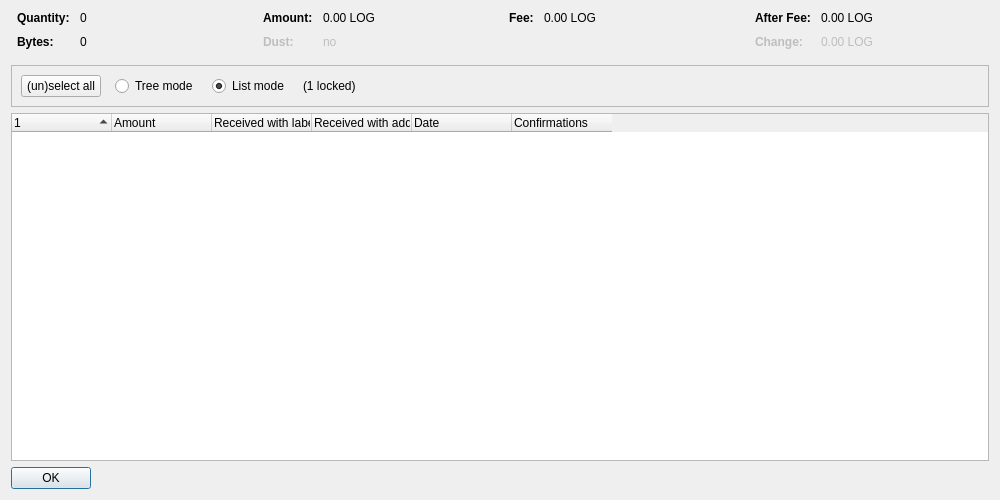
<?xml version="1.0" encoding="UTF-8"?>
<ui version="4.0">
 <class>CoinControlDialog</class>
 <widget class="QDialog" name="CoinControlDialog">
  <property name="geometry">
   <rect>
    <x>0</x>
    <y>0</y>
    <width>1000</width>
    <height>500</height>
   </rect>
  </property>
  <property name="windowTitle">
   <string>Coin Selection</string>
  </property>
  <layout class="QVBoxLayout" name="verticalLayout">
   <item>
    <layout class="QHBoxLayout" name="horizontalLayoutTop" stretch="0,0,0,0">
     <property name="topMargin">
      <number>0</number>
     </property>
     <property name="bottomMargin">
      <number>10</number>
     </property>
     <item>
      <layout class="QFormLayout" name="formLayoutCoinControl1">
       <property name="horizontalSpacing">
        <number>10</number>
       </property>
       <property name="verticalSpacing">
        <number>10</number>
       </property>
       <property name="leftMargin">
        <number>6</number>
       </property>
       <property name="rightMargin">
        <number>6</number>
       </property>
       <item row="0" column="0">
        <widget class="QLabel" name="labelCoinControlQuantityText">
         <property name="font">
          <font>
           <weight>75</weight>
           <bold>true</bold>
          </font>
         </property>
         <property name="text">
          <string>Quantity:</string>
         </property>
        </widget>
       </item>
       <item row="0" column="1">
        <widget class="QLabel" name="labelCoinControlQuantity">
         <property name="cursor">
          <cursorShape>IBeamCursor</cursorShape>
         </property>
         <property name="contextMenuPolicy">
          <enum>Qt::ActionsContextMenu</enum>
         </property>
         <property name="text">
          <string notr="true">0</string>
         </property>
         <property name="textInteractionFlags">
          <set>Qt::LinksAccessibleByMouse|Qt::TextSelectableByKeyboard|Qt::TextSelectableByMouse</set>
         </property>
        </widget>
       </item>
       <item row="1" column="0">
        <widget class="QLabel" name="labelCoinControlBytesText">
         <property name="font">
          <font>
           <weight>75</weight>
           <bold>true</bold>
          </font>
         </property>
         <property name="text">
          <string>Bytes:</string>
         </property>
        </widget>
       </item>
       <item row="1" column="1">
        <widget class="QLabel" name="labelCoinControlBytes">
         <property name="cursor">
          <cursorShape>IBeamCursor</cursorShape>
         </property>
         <property name="contextMenuPolicy">
          <enum>Qt::ActionsContextMenu</enum>
         </property>
         <property name="text">
          <string notr="true">0</string>
         </property>
         <property name="textInteractionFlags">
          <set>Qt::LinksAccessibleByMouse|Qt::TextSelectableByKeyboard|Qt::TextSelectableByMouse</set>
         </property>
        </widget>
       </item>
      </layout>
     </item>
     <item>
      <layout class="QFormLayout" name="formLayoutCoinControl2">
       <property name="horizontalSpacing">
        <number>10</number>
       </property>
       <property name="verticalSpacing">
        <number>10</number>
       </property>
       <property name="leftMargin">
        <number>6</number>
       </property>
       <property name="rightMargin">
        <number>6</number>
       </property>
       <item row="0" column="0">
        <widget class="QLabel" name="labelCoinControlAmountText">
         <property name="font">
          <font>
           <weight>75</weight>
           <bold>true</bold>
          </font>
         </property>
         <property name="text">
          <string>Amount:</string>
         </property>
        </widget>
       </item>
       <item row="0" column="1">
        <widget class="QLabel" name="labelCoinControlAmount">
         <property name="cursor">
          <cursorShape>IBeamCursor</cursorShape>
         </property>
         <property name="contextMenuPolicy">
          <enum>Qt::ActionsContextMenu</enum>
         </property>
         <property name="text">
          <string notr="true">0.00 LOG</string>
         </property>
         <property name="textInteractionFlags">
          <set>Qt::LinksAccessibleByMouse|Qt::TextSelectableByKeyboard|Qt::TextSelectableByMouse</set>
         </property>
        </widget>
       </item>
       <item row="1" column="0">
        <widget class="QLabel" name="labelCoinControlLowOutputText">
         <property name="enabled">
          <bool>false</bool>
         </property>
         <property name="font">
          <font>
           <weight>75</weight>
           <bold>true</bold>
          </font>
         </property>
         <property name="text">
          <string>Dust:</string>
         </property>
        </widget>
       </item>
       <item row="1" column="1">
        <widget class="QLabel" name="labelCoinControlLowOutput">
         <property name="enabled">
          <bool>false</bool>
         </property>
         <property name="cursor">
          <cursorShape>IBeamCursor</cursorShape>
         </property>
         <property name="contextMenuPolicy">
          <enum>Qt::ActionsContextMenu</enum>
         </property>
         <property name="text">
          <string notr="true">no</string>
         </property>
         <property name="textInteractionFlags">
          <set>Qt::LinksAccessibleByMouse|Qt::TextSelectableByKeyboard|Qt::TextSelectableByMouse</set>
         </property>
        </widget>
       </item>
      </layout>
     </item>
     <item>
      <layout class="QFormLayout" name="formLayoutCoinControl3">
       <property name="horizontalSpacing">
        <number>10</number>
       </property>
       <property name="verticalSpacing">
        <number>10</number>
       </property>
       <property name="leftMargin">
        <number>6</number>
       </property>
       <property name="rightMargin">
        <number>6</number>
       </property>
       <item row="0" column="0">
        <widget class="QLabel" name="labelCoinControlFeeText">
         <property name="font">
          <font>
           <weight>75</weight>
           <bold>true</bold>
          </font>
         </property>
         <property name="text">
          <string>Fee:</string>
         </property>
        </widget>
       </item>
       <item row="0" column="1">
        <widget class="QLabel" name="labelCoinControlFee">
         <property name="cursor">
          <cursorShape>IBeamCursor</cursorShape>
         </property>
         <property name="contextMenuPolicy">
          <enum>Qt::ActionsContextMenu</enum>
         </property>
         <property name="text">
          <string notr="true">0.00 LOG</string>
         </property>
         <property name="textInteractionFlags">
          <set>Qt::LinksAccessibleByMouse|Qt::TextSelectableByKeyboard|Qt::TextSelectableByMouse</set>
         </property>
        </widget>
       </item>
      </layout>
     </item>
     <item>
      <layout class="QFormLayout" name="formLayoutCoinControl4">
       <property name="horizontalSpacing">
        <number>10</number>
       </property>
       <property name="verticalSpacing">
        <number>10</number>
       </property>
       <property name="leftMargin">
        <number>6</number>
       </property>
       <property name="rightMargin">
        <number>6</number>
       </property>
       <item row="0" column="0">
        <widget class="QLabel" name="labelCoinControlAfterFeeText">
         <property name="font">
          <font>
           <weight>75</weight>
           <bold>true</bold>
          </font>
         </property>
         <property name="text">
          <string>After Fee:</string>
         </property>
        </widget>
       </item>
       <item row="0" column="1">
        <widget class="QLabel" name="labelCoinControlAfterFee">
         <property name="cursor">
          <cursorShape>IBeamCursor</cursorShape>
         </property>
         <property name="contextMenuPolicy">
          <enum>Qt::ActionsContextMenu</enum>
         </property>
         <property name="text">
          <string notr="true">0.00 LOG</string>
         </property>
         <property name="textInteractionFlags">
          <set>Qt::LinksAccessibleByMouse|Qt::TextSelectableByKeyboard|Qt::TextSelectableByMouse</set>
         </property>
        </widget>
       </item>
       <item row="1" column="0">
        <widget class="QLabel" name="labelCoinControlChangeText">
         <property name="enabled">
          <bool>false</bool>
         </property>
         <property name="font">
          <font>
           <weight>75</weight>
           <bold>true</bold>
          </font>
         </property>
         <property name="text">
          <string>Change:</string>
         </property>
        </widget>
       </item>
       <item row="1" column="1">
        <widget class="QLabel" name="labelCoinControlChange">
         <property name="enabled">
          <bool>false</bool>
         </property>
         <property name="cursor">
          <cursorShape>IBeamCursor</cursorShape>
         </property>
         <property name="contextMenuPolicy">
          <enum>Qt::ActionsContextMenu</enum>
         </property>
         <property name="text">
          <string notr="true">0.00 LOG</string>
         </property>
         <property name="textInteractionFlags">
          <set>Qt::LinksAccessibleByMouse|Qt::TextSelectableByKeyboard|Qt::TextSelectableByMouse</set>
         </property>
        </widget>
       </item>
      </layout>
     </item>
    </layout>
   </item>
   <item>
    <widget class="QFrame" name="frame">
     <property name="minimumSize">
      <size>
       <width>0</width>
       <height>40</height>
      </size>
     </property>
     <property name="frameShape">
      <enum>QFrame::StyledPanel</enum>
     </property>
     <property name="frameShadow">
      <enum>QFrame::Sunken</enum>
     </property>
     <layout class="QHBoxLayout" name="horizontalLayout">
      <item>
       <layout class="QHBoxLayout" name="horizontalLayoutPanel" stretch="0,0,0,0,0">
        <property name="spacing">
         <number>14</number>
        </property>
        <item>
         <widget class="QPushButton" name="pushButtonSelectAll">
          <property name="sizePolicy">
           <sizepolicy hsizetype="Maximum" vsizetype="Fixed">
            <horstretch>0</horstretch>
            <verstretch>0</verstretch>
           </sizepolicy>
          </property>
          <property name="text">
           <string>(un)select all</string>
          </property>
          <property name="autoDefault">
           <bool>false</bool>
          </property>
         </widget>
        </item>
        <item>
         <widget class="QRadioButton" name="radioTreeMode">
          <property name="sizePolicy">
           <sizepolicy hsizetype="Maximum" vsizetype="Fixed">
            <horstretch>0</horstretch>
            <verstretch>0</verstretch>
           </sizepolicy>
          </property>
          <property name="text">
           <string>Tree mode</string>
          </property>
         </widget>
        </item>
        <item>
         <widget class="QRadioButton" name="radioListMode">
          <property name="sizePolicy">
           <sizepolicy hsizetype="Maximum" vsizetype="Fixed">
            <horstretch>0</horstretch>
            <verstretch>0</verstretch>
           </sizepolicy>
          </property>
          <property name="text">
           <string>List mode</string>
          </property>
          <property name="checked">
           <bool>true</bool>
          </property>
         </widget>
        </item>
        <item>
         <widget class="QLabel" name="labelLocked">
          <property name="text">
           <string notr="true">(1 locked)</string>
          </property>
         </widget>
        </item>
        <item>
         <spacer name="horizontalSpacer">
          <property name="orientation">
           <enum>Qt::Horizontal</enum>
          </property>
          <property name="sizeHint" stdset="0">
           <size>
            <width>40</width>
            <height>20</height>
           </size>
          </property>
         </spacer>
        </item>
       </layout>
      </item>
     </layout>
    </widget>
   </item>
   <item>
    <widget class="CoinControlTreeWidget" name="treeWidget">
     <property name="contextMenuPolicy">
      <enum>Qt::CustomContextMenu</enum>
     </property>
     <property name="sortingEnabled">
      <bool>false</bool>
     </property>
     <property name="columnCount">
      <number>6</number>
     </property>
     <attribute name="headerShowSortIndicator" stdset="0">
      <bool>true</bool>
     </attribute>
     <attribute name="headerStretchLastSection">
      <bool>false</bool>
     </attribute>
     <column>
      <property name="text">
       <string/>
      </property>
     </column>
     <column>
      <property name="text">
       <string>Amount</string>
      </property>
     </column>
     <column>
      <property name="text">
       <string>Received with label</string>
      </property>
     </column>
     <column>
      <property name="text">
       <string>Received with address</string>
      </property>
     </column>
     <column>
      <property name="text">
       <string>Date</string>
      </property>
     </column>
     <column>
      <property name="text">
       <string>Confirmations</string>
      </property>
      <property name="toolTip">
       <string>Confirmed</string>
      </property>
     </column>
     <column>
      <property name="text">
       <string/>
      </property>
     </column>
     <column>
      <property name="text">
       <string/>
      </property>
     </column>
     <column>
      <property name="text">
       <string/>
      </property>
     </column>
     <column>
      <property name="text">
       <string/>
      </property>
     </column>
    </widget>
   </item>
   <item>
    <widget class="QDialogButtonBox" name="buttonBox">
     <property name="sizePolicy">
      <sizepolicy hsizetype="Maximum" vsizetype="Fixed">
       <horstretch>0</horstretch>
       <verstretch>0</verstretch>
      </sizepolicy>
     </property>
     <property name="orientation">
      <enum>Qt::Horizontal</enum>
     </property>
     <property name="standardButtons">
      <set>QDialogButtonBox::Ok</set>
     </property>
    </widget>
   </item>
  </layout>
 </widget>
 <customwidgets>
  <customwidget>
   <class>CoinControlTreeWidget</class>
   <extends>QTreeWidget</extends>
   <header>qt/coincontroltreewidget.h</header>
  </customwidget>
 </customwidgets>
 <resources/>
 <connections/>
</ui>
